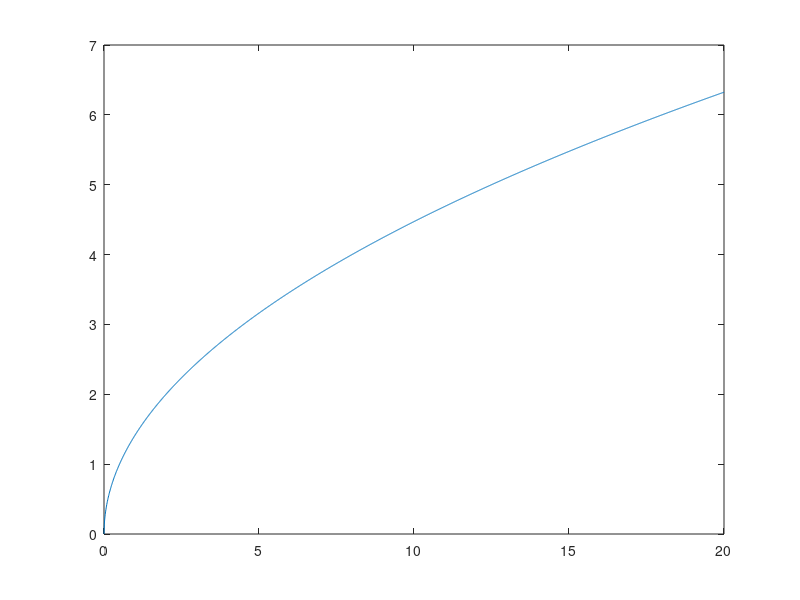

This figure's MATLAB source: (Note: this script raises an error after producing the figure.)
%% Integrando
s = 0:0.01:20;
f = @(t) sqrt(2*t)
plot(s, f(s))
I_SIMPSONS = simpsons(f, 0, 20, 5)

I_MIDPOINT =  midpoint_rule(f, 0, 20, 10)

REAL = integral(f, 0, 20)
%%

function integral = simpsons(f, a, b, n)
%SIMPSONS Simpson's rule for numerical integration.
%   INTEGRAL = SIMPSONS(F, A, B, N) returns the approximation of the definite
%   integral of function F over the interval [A, B], using Simpson's rule with
%   N subintervals.
%   The function F should be written as a MATLAB inline function or an anonymous
%   function, or be a string that can be evaluated using the eval function.

% Check input arguments
if nargin < 4
    error('Not enough input arguments.');
end
if ~isa(f, 'function_handle') && ~ischar(f)
    error('F must be a function handle or a string.');
end

% Evaluate the function at the sample points
h = (b - a) / (2 * n);
x = a:h:b;
y = zeros(size(x));
for i = 1:length(x)
    if isa(f, 'function_handle')
        y(i) = feval(f, x(i));
    else
        y(i) = eval(f);
    end
end

% Compute the approximation of the integral
integral = (b - a) / (6 * n) * (y(1) + 4 * sum(y(2:2:end-1)) + 2 * sum(y(3:2:end-2)) + y(end));
end


function result = midpoint_rule(f, a, b, n)
% MIDPOINT_RULE Approximates the definite integral of f over [a,b] using the midpoint rule
% with n subintervals.
%
%   result = MIDPOINT_RULE(f, a, b, n)
%
% Inputs:
%   f - function handle for the function to be integrated
%   a - lower limit of the integral
%   b - upper limit of the integral
%   n - number of subintervals
%
% Outputs:
%   result - approximation of the definite integral of f over [a,b]
%

% Define step size h
h = (b - a) / n;

% Define the points x_i
x = a + (0:n) * h + h/2;

% Evaluate the function at x_i
y = f(x);

% Approximate the integral using the midpoint rule
result = h * sum(y);
end


function result = euler_rule(f, a, b, n)
% MIDPOINT_RULE Approximates the definite integral of f over [a,b] using the midpoint rule
% with n subintervals.
%
%   result = MIDPOINT_RULE(f, a, b, n)
%
% Inputs:
%   f - function handle for the function to be integrated
%   a - lower limit of the integral
%   b - upper limit of the integral
%   n - number of subintervals
%
% Outputs:
%   result - approximation of the definite integral of f over [a,b]
%

% Define step size h
h = (b - a) / n;

% Define the points x_i
x = a + (0:n-1) * h + h/2;

% Evaluate the function at x_i
y = f(x);

% Approximate the integral using the midpoint rule
result = h * sum(y);
end
